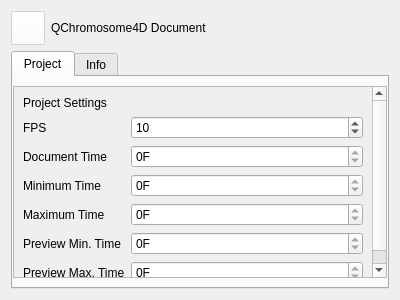
<?xml version="1.0" encoding="UTF-8"?>
<ui version="4.0">
 <class>ProjectSettings</class>
 <widget class="QWidget" name="ProjectSettings">
  <property name="geometry">
   <rect>
    <x>0</x>
    <y>0</y>
    <width>400</width>
    <height>300</height>
   </rect>
  </property>
  <property name="windowTitle">
   <string>ProjectSettings</string>
  </property>
  <layout class="QVBoxLayout" name="verticalLayout_3">
   <item>
    <layout class="QHBoxLayout" name="horizontalLayout">
     <item>
      <widget class="MediaControl" name="pushButton">
       <property name="enabled">
        <bool>false</bool>
       </property>
       <property name="sizePolicy">
        <sizepolicy hsizetype="Fixed" vsizetype="Fixed">
         <horstretch>0</horstretch>
         <verstretch>0</verstretch>
        </sizepolicy>
       </property>
       <property name="minimumSize">
        <size>
         <width>34</width>
         <height>34</height>
        </size>
       </property>
       <property name="maximumSize">
        <size>
         <width>34</width>
         <height>34</height>
        </size>
       </property>
       <property name="focusPolicy">
        <enum>Qt::NoFocus</enum>
       </property>
       <property name="styleSheet">
        <string notr="true">background: white;</string>
       </property>
       <property name="icon">
        <iconset resource="icons.qrc">
         <normaloff>:/dialogs/project</normaloff>:/dialogs/project</iconset>
       </property>
      </widget>
     </item>
     <item>
      <widget class="QLabel" name="label_14">
       <property name="sizePolicy">
        <sizepolicy hsizetype="Ignored" vsizetype="Preferred">
         <horstretch>0</horstretch>
         <verstretch>0</verstretch>
        </sizepolicy>
       </property>
       <property name="text">
        <string>QChromosome4D Document</string>
       </property>
       <property name="class" stdset="0">
        <string>heading</string>
       </property>
      </widget>
     </item>
    </layout>
   </item>
   <item>
    <widget class="QTabWidget" name="tabWidget">
     <property name="focusPolicy">
      <enum>Qt::NoFocus</enum>
     </property>
     <widget class="QWidget" name="tab_5">
      <attribute name="title">
       <string>Project</string>
      </attribute>
      <layout class="QGridLayout" name="gridLayout">
       <property name="leftMargin">
        <number>0</number>
       </property>
       <property name="rightMargin">
        <number>0</number>
       </property>
       <item row="0" column="0">
        <widget class="QScrollArea" name="scrollArea_2">
         <property name="focusPolicy">
          <enum>Qt::NoFocus</enum>
         </property>
         <property name="widgetResizable">
          <bool>true</bool>
         </property>
         <widget class="QWidget" name="scrollAreaWidgetContents_2">
          <property name="geometry">
           <rect>
            <x>0</x>
            <y>0</y>
            <width>362</width>
            <height>214</height>
           </rect>
          </property>
          <layout class="QVBoxLayout" name="verticalLayout_2">
           <item>
            <widget class="QLabel" name="label_6">
             <property name="text">
              <string>Project Settings</string>
             </property>
             <property name="class" stdset="0">
              <string>section</string>
             </property>
            </widget>
           </item>
           <item>
            <layout class="QFormLayout" name="formLayout_2">
             <property name="labelAlignment">
              <set>Qt::AlignLeading|Qt::AlignLeft|Qt::AlignVCenter</set>
             </property>
             <property name="formAlignment">
              <set>Qt::AlignLeading|Qt::AlignLeft|Qt::AlignTop</set>
             </property>
             <property name="horizontalSpacing">
              <number>6</number>
             </property>
             <property name="verticalSpacing">
              <number>6</number>
             </property>
             <item row="0" column="0">
              <widget class="Label" name="label_7">
               <property name="text">
                <string>FPS</string>
               </property>
               <property name="class" stdset="0">
                <string>item</string>
               </property>
              </widget>
             </item>
             <item row="2" column="0">
              <widget class="Label" name="label_8">
               <property name="text">
                <string>Minimum Time</string>
               </property>
               <property name="class" stdset="0">
                <string>item</string>
               </property>
              </widget>
             </item>
             <item row="4" column="0">
              <widget class="Label" name="label_9">
               <property name="text">
                <string>Preview Min. Time</string>
               </property>
               <property name="class" stdset="0">
                <string>item</string>
               </property>
              </widget>
             </item>
             <item row="0" column="1">
              <widget class="SpinBox" name="spinBox">
               <property name="accelerated">
                <bool>true</bool>
               </property>
               <property name="minimum">
                <number>1</number>
               </property>
               <property name="maximum">
                <number>500</number>
               </property>
               <property name="value">
                <number>10</number>
               </property>
              </widget>
             </item>
             <item row="2" column="1">
              <widget class="SpinBox" name="spinBox_3">
               <property name="accelerated">
                <bool>true</bool>
               </property>
               <property name="suffix">
                <string>F</string>
               </property>
               <property name="maximum">
                <number>0</number>
               </property>
              </widget>
             </item>
             <item row="4" column="1">
              <widget class="SpinBox" name="spinBox_4">
               <property name="accelerated">
                <bool>true</bool>
               </property>
               <property name="suffix">
                <string>F</string>
               </property>
               <property name="maximum">
                <number>0</number>
               </property>
              </widget>
             </item>
             <item row="1" column="0">
              <widget class="Label" name="label_10">
               <property name="text">
                <string>Document Time</string>
               </property>
               <property name="class" stdset="0">
                <string>item</string>
               </property>
              </widget>
             </item>
             <item row="1" column="1">
              <widget class="SpinBox" name="spinBox_5">
               <property name="accelerated">
                <bool>true</bool>
               </property>
               <property name="suffix">
                <string>F</string>
               </property>
               <property name="maximum">
                <number>0</number>
               </property>
              </widget>
             </item>
             <item row="3" column="0">
              <widget class="Label" name="label_11">
               <property name="text">
                <string>Maximum Time</string>
               </property>
               <property name="class" stdset="0">
                <string>item</string>
               </property>
              </widget>
             </item>
             <item row="3" column="1">
              <widget class="SpinBox" name="spinBox_6">
               <property name="accelerated">
                <bool>true</bool>
               </property>
               <property name="suffix">
                <string>F</string>
               </property>
               <property name="maximum">
                <number>0</number>
               </property>
              </widget>
             </item>
             <item row="5" column="0">
              <widget class="Label" name="label_12">
               <property name="text">
                <string>Preview Max. Time</string>
               </property>
               <property name="class" stdset="0">
                <string>item</string>
               </property>
              </widget>
             </item>
             <item row="5" column="1">
              <widget class="SpinBox" name="spinBox_7">
               <property name="accelerated">
                <bool>true</bool>
               </property>
               <property name="suffix">
                <string>F</string>
               </property>
               <property name="maximum">
                <number>0</number>
               </property>
              </widget>
             </item>
            </layout>
           </item>
           <item>
            <spacer name="verticalSpacer_2">
             <property name="orientation">
              <enum>Qt::Vertical</enum>
             </property>
             <property name="sizeHint" stdset="0">
              <size>
               <width>20</width>
               <height>40</height>
              </size>
             </property>
            </spacer>
           </item>
          </layout>
         </widget>
        </widget>
       </item>
      </layout>
     </widget>
     <widget class="QWidget" name="tab_4">
      <attribute name="title">
       <string>Info</string>
      </attribute>
      <layout class="QGridLayout" name="gridLayout_3">
       <property name="leftMargin">
        <number>0</number>
       </property>
       <property name="rightMargin">
        <number>0</number>
       </property>
       <item row="0" column="0">
        <widget class="QScrollArea" name="scrollArea_3">
         <property name="focusPolicy">
          <enum>Qt::NoFocus</enum>
         </property>
         <property name="widgetResizable">
          <bool>true</bool>
         </property>
         <widget class="QWidget" name="scrollAreaWidgetContents_3">
          <property name="geometry">
           <rect>
            <x>0</x>
            <y>0</y>
            <width>362</width>
            <height>228</height>
           </rect>
          </property>
          <layout class="QVBoxLayout" name="verticalLayout_4">
           <item>
            <widget class="QLabel" name="label_13">
             <property name="text">
              <string>Info</string>
             </property>
             <property name="class" stdset="0">
              <string>section</string>
             </property>
            </widget>
           </item>
           <item>
            <layout class="QFormLayout" name="formLayout_4">
             <property name="labelAlignment">
              <set>Qt::AlignLeading|Qt::AlignLeft|Qt::AlignVCenter</set>
             </property>
             <property name="formAlignment">
              <set>Qt::AlignLeading|Qt::AlignLeft|Qt::AlignTop</set>
             </property>
             <property name="horizontalSpacing">
              <number>6</number>
             </property>
             <property name="verticalSpacing">
              <number>6</number>
             </property>
             <item row="0" column="0">
              <widget class="Label" name="label_15">
               <property name="text">
                <string>Author</string>
               </property>
               <property name="class" stdset="0">
                <string>item</string>
               </property>
              </widget>
             </item>
             <item row="1" column="0">
              <widget class="Label" name="label_16">
               <property name="text">
                <string>Info</string>
               </property>
               <property name="class" stdset="0">
                <string>item</string>
               </property>
              </widget>
             </item>
             <item row="2" column="0">
              <widget class="Label" name="label_17">
               <property name="text">
                <string>File Format</string>
               </property>
               <property name="class" stdset="0">
                <string>item</string>
               </property>
              </widget>
             </item>
             <item row="3" column="0">
              <widget class="Label" name="label_18">
               <property name="text">
                <string>File Version</string>
               </property>
               <property name="class" stdset="0">
                <string>item</string>
               </property>
              </widget>
             </item>
             <item row="4" column="0">
              <widget class="Label" name="label_19">
               <property name="text">
                <string>File Path</string>
               </property>
               <property name="class" stdset="0">
                <string>item</string>
               </property>
              </widget>
             </item>
             <item row="0" column="1">
              <widget class="LineEdit" name="lineEdit_3"/>
             </item>
             <item row="2" column="1">
              <widget class="LineEdit" name="lineEdit_4">
               <property name="readOnly">
                <bool>true</bool>
               </property>
              </widget>
             </item>
             <item row="3" column="1">
              <widget class="LineEdit" name="lineEdit_5">
               <property name="readOnly">
                <bool>true</bool>
               </property>
              </widget>
             </item>
             <item row="4" column="1">
              <widget class="FileEdit" name="lineEdit_6">
               <property name="readOnly">
                <bool>true</bool>
               </property>
               <property name="type" stdset="0">
                <number>2</number>
               </property>
              </widget>
             </item>
             <item row="1" column="1">
              <widget class="TextEdit" name="textEdit"/>
             </item>
            </layout>
           </item>
           <item>
            <spacer name="verticalSpacer_3">
             <property name="orientation">
              <enum>Qt::Vertical</enum>
             </property>
             <property name="sizeHint" stdset="0">
              <size>
               <width>20</width>
               <height>37</height>
              </size>
             </property>
            </spacer>
           </item>
          </layout>
         </widget>
        </widget>
       </item>
      </layout>
     </widget>
    </widget>
   </item>
  </layout>
 </widget>
 <customwidgets>
  <customwidget>
   <class>MediaControl</class>
   <extends>QPushButton</extends>
   <header>mediacontrol.h</header>
  </customwidget>
  <customwidget>
   <class>FileEdit</class>
   <extends>QLineEdit</extends>
   <header>fileedit.h</header>
  </customwidget>
  <customwidget>
   <class>Label</class>
   <extends>QLabel</extends>
   <header>label.h</header>
  </customwidget>
  <customwidget>
   <class>SpinBox</class>
   <extends>QSpinBox</extends>
   <header>spinbox.h</header>
  </customwidget>
  <customwidget>
   <class>LineEdit</class>
   <extends>QLineEdit</extends>
   <header>lineedit.h</header>
  </customwidget>
  <customwidget>
   <class>TextEdit</class>
   <extends>QTextEdit</extends>
   <header>textedit.h</header>
  </customwidget>
 </customwidgets>
 <tabstops>
  <tabstop>spinBox</tabstop>
  <tabstop>spinBox_5</tabstop>
  <tabstop>spinBox_3</tabstop>
  <tabstop>spinBox_6</tabstop>
  <tabstop>spinBox_4</tabstop>
  <tabstop>spinBox_7</tabstop>
  <tabstop>lineEdit_3</tabstop>
  <tabstop>textEdit</tabstop>
  <tabstop>lineEdit_4</tabstop>
  <tabstop>lineEdit_5</tabstop>
  <tabstop>lineEdit_6</tabstop>
 </tabstops>
 <resources>
  <include location="icons.qrc"/>
 </resources>
 <connections/>
</ui>
